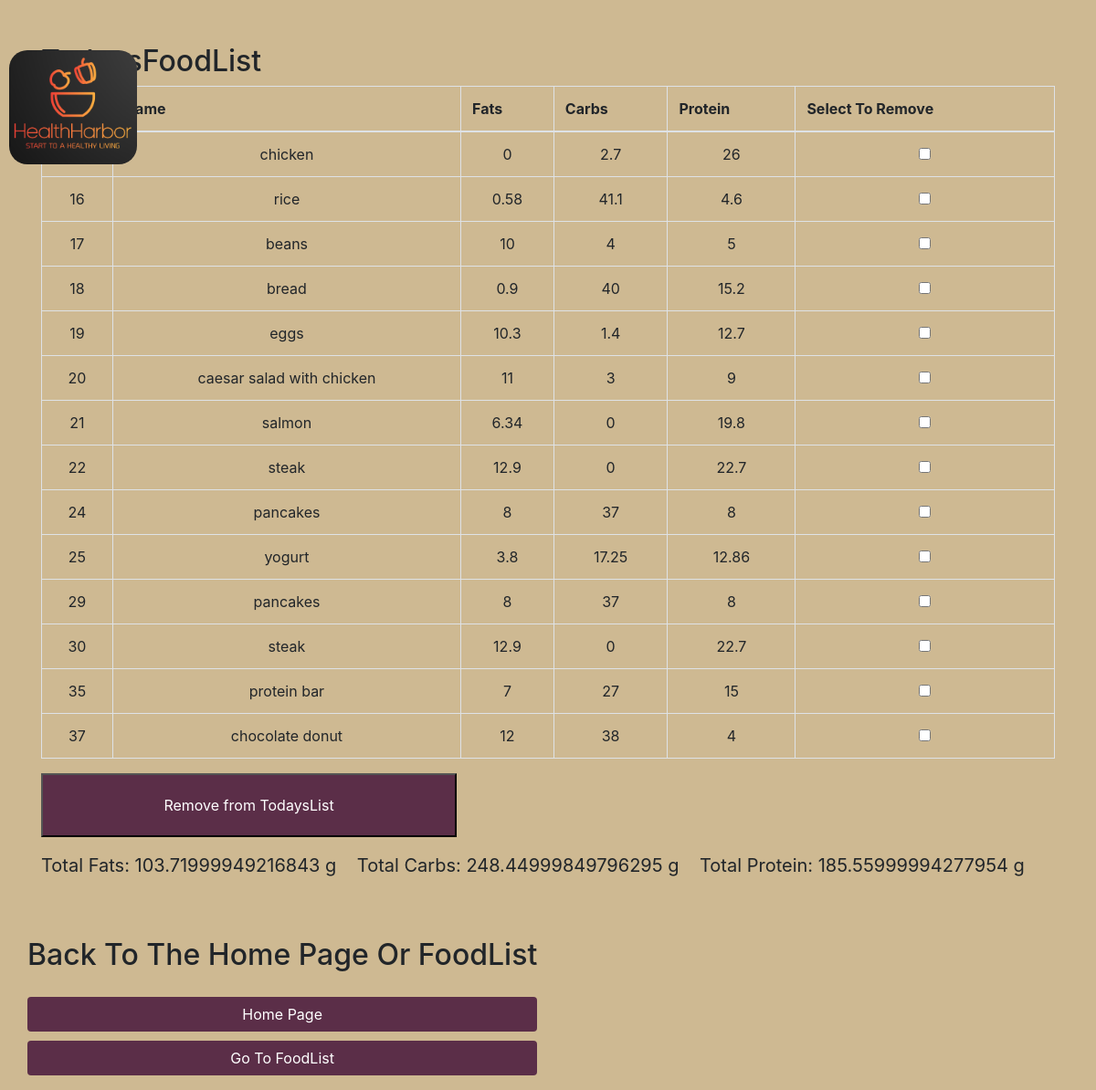
/todayslist.php, run on the app's committed database.
### tables this page shows
CREATE TABLE `todayslist` (
  `id` int(11) NOT NULL,
  `name` varchar(100) NOT NULL,
  `fats` float NOT NULL,
  `carbs` float NOT NULL,
  `protein` float NOT NULL
);

### todayslist.php (the view, shortened to what this page needs)
<?php
require_once "config.php";
$sql = "SELECT * FROM todayslist";
$result = mysqli_query($link, $sql);
?>
<!DOCTYPE html>
<html lang="en">
<head>
    <link rel="stylesheet" href="https://stackpath.bootstrapcdn.com/bootstrap/4.5.2/css/bootstrap.min.css">
</head>
<div id="logo">
        <img src="IMG/Logo.PNG" alt="main_logo..." class="logo" />
    </div>
<body>
    <div class="container mt-5">
        <h2>TodaysFoodList</h2>
        <form action="<?php echo htmlspecialchars($_SERVER["PHP_SELF"]); ?>" method="post">
            <table class="table table-bordered">
                <thead>
                    <tr>
                        <th>ID</th>
                        <th>Name</th>
                        <th>Fats</th>
                        <th>Carbs</th>
                        <th>Protein</th>
                        <th>Select To Remove</th>
                    </tr>
                </thead>
                <tbody>
                    <?php
                    while ($row = mysqli_fetch_assoc($result)) {
                        echo "<tr>";
                        echo "<td>{$row['id']}</td>";
                        echo "<td>{$row['name']}</td>";
                        echo "<td>{$row['fats']}</td>";
                        echo "<td>{$row['carbs']}</td>";
                        echo "<td>{$row['protein']}</td>";
                        echo "<td><input type='checkbox' name='selected_items[]' value='{$row['id']}'></td>";
                        echo "</tr>";
                    }
                    ?>
                </tbody>
            </table>
            <button type="submit" style="width: 41%; height: 70px; background-color: #5B2E48; color: #fff; " name="remove_items">Remove from TodaysList</button>
        </form>
        <div class="mt-3">
            <?php
            $sum_query = "SELECT SUM(fats) as total_fats, SUM(carbs) as total_carbs, SUM(protein) as total_protein FROM todayslist";
            $sum_result = mysqli_query($link, $sum_query);
            $sum_row = mysqli_fetch_assoc($sum_result);
            echo "<p style='font-size: 20px;'>Total Fats: {$sum_row['total_fats']} g &nbsp;&nbsp; Total Carbs: {$sum_row['total_carbs']} g &nbsp;&nbsp; Total Protein: {$sum_row['total_protein']} g</p>";
            ?>
        </div>
    </div>
    <div class="container mt-3">
        <div class="row">
                <div class="mt-5 mb-3 clearfix">
                    <h2 class="mb-3">Back To The Home Page Or FoodList</h2>
                    <a href="dashboard.php" class="btn">Home Page</a>
                    <a href="foodlist.php" class="btn">Go To FoodList</a>
                </div>
            </div>
        </div>
</body>
</html>

### todayslist.php (style rules this page uses)
body { background-color: #CEB992; }
table td { text-align: center; }
.btn { width: 100%; background-color: #5B2E48; color:#fff; margin-top: 10px; }
.logo { width: 140px; position: absolute; top: 55px; left: 10px; border-radius: 20px; }

### data on the page
todayslist: name "chicken", fats "0", carbs "2.7", protein "26"
todayslist: id "16", name "rice", fats "0.58", carbs "41.1", protein "4.6"
todayslist: id "17", name "beans", fats "10", carbs "4", protein "5"
todayslist: id "18", name "bread", fats "0.9", carbs "40", protein "15.2"
todayslist: id "19", name "eggs", fats "10.3", carbs "1.4", protein "12.7"
todayslist: id "20", name "caesar salad with chicken", fats "11", carbs "3", protein "9"
todayslist: id "21", name "salmon", fats "6.34", carbs "0", protein "19.8"
todayslist: id "22", name "steak", fats "12.9", carbs "0", protein "22.7"
todayslist: id "24", name "pancakes", fats "8", carbs "37", protein "8"
todayslist: id "25", name "yogurt", fats "3.8", carbs "17.25", protein "12.86"
todayslist: id "29", name "pancakes", fats "8", carbs "37", protein "8"
todayslist: id "30", name "steak", fats "12.9", carbs "0", protein "22.7"
todayslist: id "35", name "protein bar", fats "7", carbs "27", protein "15"
todayslist: id "37", name "chocolate donut", fats "12", carbs "38", protein "4"

### other printed values
$sum_row['total_fats'] "103.71999949216843"
$sum_row['total_carbs'] "248.44999849796295"
$sum_row['total_protein'] "185.55999994277954"
